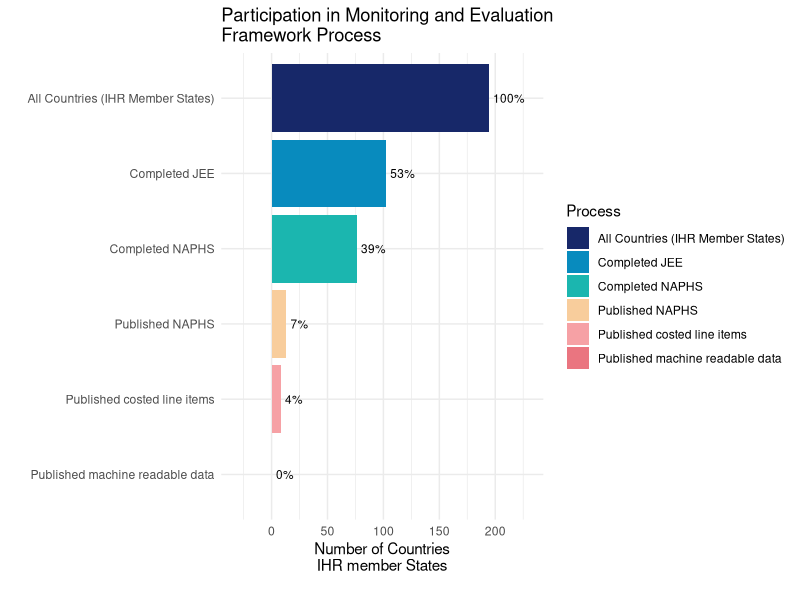
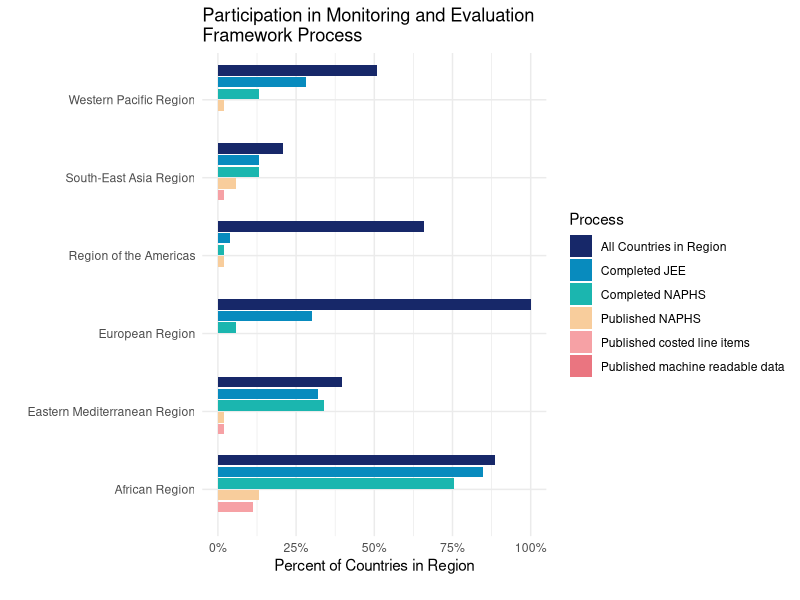
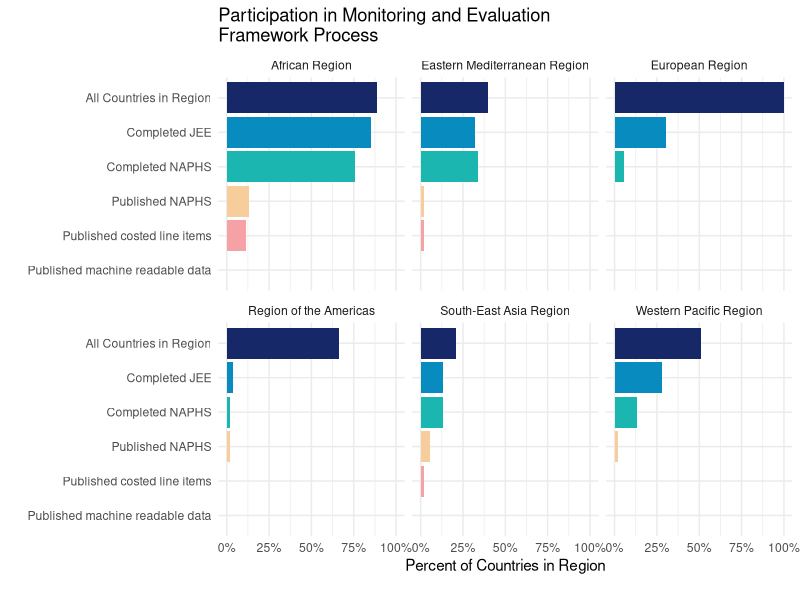

The R script that drew these images, in order:
#############################################
## Background ###############################
#############################################

## This script contains code to generate a simple barplot graphic
## assume working directory is set to NAPHS-data

#############################################
## Setup ####################################
#############################################

## NOTE: if you don't already have these libraries installed, you can do so by running install.packages()
## example: install.packages("ggplot2")

## Load libraries
library(tidyverse) ## for data management
library(scales) ## for commas on axes of plots

#############################################
## Read in data #############################
#############################################

## NAPHS country data - one row per WHO member state
countries <- read.delim("countries.tsv")

#############################################
## Summarize data ###########################
#############################################

## print summary info, globally
countries %>%
  summarize(total_member_states = sum(who_member_state == TRUE),
            completed_jee = sum(completed_jee == TRUE),
            completed_naphs = sum(completed_naphs == TRUE),
            published_naphs = sum(published_naphs == TRUE, na.rm = TRUE ),
            published_naphs_data = sum(naphs_includes_line_item_costs == TRUE, na.rm = TRUE),
            machine_readable_data = sum(naphs_data_machine_readable == TRUE, na.rm = TRUE))
            
#############################################
## Global funnel: barplot ###################
#############################################

countries %>%
  summarize(aggregation = "global",
            total_member_states = sum(who_member_state == TRUE),
            completed_jee = sum(completed_jee == TRUE),
            completed_naphs = sum(completed_naphs == TRUE),
            published_naphs = sum(published_naphs == TRUE, na.rm = TRUE ),
            published_naphs_data = sum(naphs_includes_line_item_costs == TRUE, na.rm = TRUE),
            machine_readable_data = sum(naphs_data_machine_readable == TRUE, na.rm = TRUE)) %>%
  pivot_longer(!aggregation, names_to = "metric", values_to = "count") %>%
  mutate(label = factor(
    recode(metric, 
           total_member_states = "All Countries (IHR Member States)",
           completed_jee = "Completed JEE",
           completed_naphs = "Completed NAPHS",
           published_naphs  = "Published NAPHS",
           published_naphs_data = "Published costed line items",
           machine_readable_data = "Published machine readable data"),
    levels = rev(c("All Countries (IHR Member States)", "Completed JEE", "Completed NAPHS", "Published NAPHS", "Published costed line items", "Published machine readable data")))) %>%
  mutate(pct = count/max(count)) %>% 
  ggplot(aes(x = count, y = label, fill = label)) +
  geom_bar(stat = "identity") +
  geom_text(aes(label = paste(round(pct*100, 0), "%", sep = "")),
            hjust = 0, nudge_x = 4, size = 3) +
  ylab("") +
  xlab("Number of Countries\nIHR member States") +
  scale_x_continuous(expand = c(0, 45)) +
  scale_fill_manual(values = rev(c("#172869", "#088BBE", "#1BB6AF", "#F8CD9C", "#F6A1A5", "#EA7580")),
                    guide = guide_legend(reverse = TRUE)) + 
  labs(caption = "", fill = "Process") +
  theme_minimal() + 
  theme(plot.caption = element_text(size = 7), legend.position = "right") +
  ggtitle("Participation in Monitoring and Evaluation\nFramework Process")

#############################################
## Funnel by region: barplot (v1) ###########
#############################################

countries %>%
  group_by(who_region) %>%
  summarize(total_member_states = sum(who_member_state == TRUE),
            completed_jee = sum(completed_jee == TRUE),
            completed_naphs = sum(completed_naphs == TRUE),
            published_naphs = sum(published_naphs == TRUE, na.rm = TRUE ),
            published_naphs_data = sum(naphs_includes_line_item_costs == TRUE, na.rm = TRUE),
            machine_readable_data = sum(naphs_data_machine_readable == TRUE, na.rm = TRUE)) %>%
  pivot_longer(!who_region, names_to = "metric", values_to = "count") %>%
  mutate(label = factor(
    recode(metric, 
           total_member_states = "All Countries in Region",
           completed_jee = "Completed JEE",
           completed_naphs = "Completed NAPHS",
           published_naphs  = "Published NAPHS",
           published_naphs_data = "Published costed line items",
           machine_readable_data = "Published machine readable data"),
    levels = rev(c("All Countries in Region", "Completed JEE", "Completed NAPHS", "Published NAPHS", "Published costed line items", "Published machine readable data")))) %>%
  mutate(pct = count/max(count)) %>%
  ggplot(aes(x = pct, y = who_region, fill = label)) +
  geom_bar(position = position_dodge2(width = 0.9, preserve = "single"), stat = "identity") +
  scale_x_continuous(labels = scales::percent) +
  xlab("Percent of Countries in Region") +
  ylab("") +
  scale_fill_manual(values = rev(c("#172869", "#088BBE", "#1BB6AF", "#F8CD9C", "#F6A1A5", "#EA7580")),
                    guide = guide_legend(reverse = TRUE)) +
  labs(caption = "", fill = "Process") +
  theme_minimal() + 
  theme(plot.caption = element_text(size = 7), legend.position = "right") +
  ggtitle("Participation in Monitoring and Evaluation\nFramework Process")



#############################################
## Funnel by region: barplot (v2) ###########
#############################################

countries %>%
  group_by(who_region) %>%
  summarize(total_member_states = sum(who_member_state == TRUE),
            completed_jee = sum(completed_jee == TRUE),
            completed_naphs = sum(completed_naphs == TRUE),
            published_naphs = sum(published_naphs == TRUE, na.rm = TRUE ),
            published_naphs_data = sum(naphs_includes_line_item_costs == TRUE, na.rm = TRUE),
            machine_readable_data = sum(naphs_data_machine_readable == TRUE, na.rm = TRUE)) %>%
  pivot_longer(!who_region, names_to = "metric", values_to = "count") %>%
  mutate(label = factor(
    recode(metric, 
           total_member_states = "All Countries in Region",
           completed_jee = "Completed JEE",
           completed_naphs = "Completed NAPHS",
           published_naphs  = "Published NAPHS",
           published_naphs_data = "Published costed line items",
           machine_readable_data = "Published machine readable data"),
    levels = rev(c("All Countries in Region", "Completed JEE", "Completed NAPHS", "Published NAPHS", "Published costed line items", "Published machine readable data")))) %>%
  mutate(pct = count/max(count)) %>%
  ggplot(aes(x = pct, y = label, fill = label, group = who_region)) +
  geom_bar(position = position_dodge2(width = 0.9, preserve = "single"), stat = "identity") +
  scale_x_continuous(labels = scales::percent) +
  xlab("Percent of Countries in Region") +
  ylab("") +
  scale_fill_manual(values = rev(c("#172869", "#088BBE", "#1BB6AF", "#F8CD9C", "#F6A1A5", "#EA7580")),
                    guide = guide_legend(reverse = TRUE)) +
  labs(caption = "", fill = "Process") +
  theme_minimal() + 
  theme(plot.caption = element_text(size = 7), legend.position = "none") +
  ggtitle("Participation in Monitoring and Evaluation\nFramework Process") +
  facet_wrap(~who_region)
